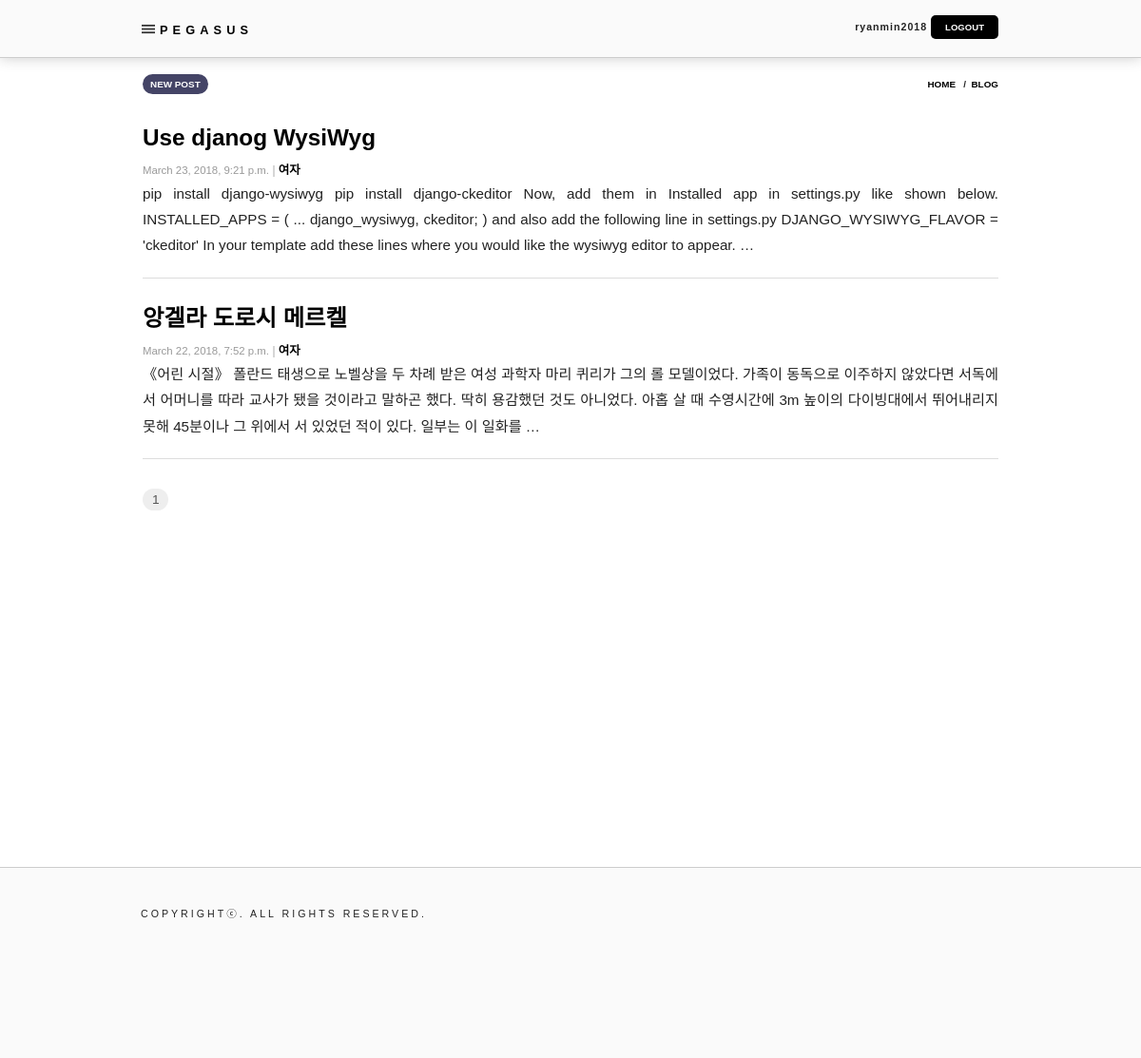
Page /blog/ (signed in) on the committed database.
### blog/models.py (models this page shows, shortened)
class Blog(models.Model):
    objects        = models.Manager()
    author         = models.ForeignKey('auth.User', on_delete=models.CASCADE, verbose_name='등록자')
    category       = models.ForeignKey(Category, on_delete=models.CASCADE, default=1, verbose_name='분류')
    title          = models.CharField(max_length=200, verbose_name='제목')
    text           = models.TextField(verbose_name='내용')
    created_date   = models.DateTimeField(default=timezone.now, verbose_name='생성일')
    published_date = models.DateTimeField(blank=True, null=True, verbose_name='공개일')

class Category(models.Model):
    objects       = models.Manager()
    category_name = models.CharField(max_length=50, verbose_name='분류명')

### blog/views.py (the view)
def blog_list(request):
    intPageSize = 10
    catid = request.GET.get('cat')
    catnm = ""
    list  = Blog.objects.select_related('category')
    if catid:
        catnm = get_object_or_404(Category, pk=catid).category_name
        list  = list.filter(category=catid)
    list = list.order_by('-published_date')
    paginator = Paginator(list, intPageSize)
    page      = request.GET.get('page')
    try:
        posts = paginator.page(page)
    except PageNotAnInteger:
        posts = paginator.page(1)
    except EmptyPage:
        posts = paginator.page(paginator.num_pages)
    return render(request, 'blog/blog_list.html', {
            'posts':posts,
            'totalcnt':paginator.count,
            'pagesize':intPageSize,
            'category':catid,
            'category_name':catnm
        }
    )

### blog/templates/blog/blog_list.html (shortened to what this page needs)
{% extends 'main/layout.html' %}
{% load static %}
{% block custom_actions %}
    <a href='{% url 'blog:blog_new' %}'>NEW POST</a>
{% endblock custom_actions %}
{% block location %}
    &nbsp;&nbsp;/&nbsp;&nbsp;<a href='{% url 'blog:blog_list' %}'>BLOG</a>
{% endblock %}
{% block content %}
    {% for post in posts %}
        <h1 class='title'><a href="{% url 'blog:blog_detail' pk=post.pk %}?page={{posts.number}}{% if category %}&cat={{ category }}{% endif %}">{{ post.title }}</a></h1>
        <div class="subtitle">{{ post.published_date }} <a href='?cat={{ post.category.pk }}'>{{ post.category.category_name }}</a></div>
        <div class='articlecontent'>{{ post.text|striptags|truncatewords:50 }}</div>
        <div class='delimeter'></div>
        <div>&nbsp;</div>
    {% endfor %}
{% endblock %}

### main/templates/main/layout.html (shortened to what this page needs)
{% load staticfiles %}
<!DOCTYPE html>
<html lang="ko">
	<head>
		<link rel="stylesheet" href="{% static 'css/style.css' %}?00007" type="text/css" media="all">
	</head>
	<body>
		<div id="container">
			<div id="header">
				<div id="section_logo">
					<img id="menu" src="{% static 'images/btnBurger.png' %}" onclick="controlPopMenu();return false;" alt="메뉴열기" title="메뉴열기">
					<span id="domain"><a href='/'>PEGASUS</a></span>
				</div>
				<div id="section_logon_status">
				    {% if user.is_active %}
				    {{ user.username }}
				    <a href='{% url 'logout' %}' class='btn'>LOGOUT</a>
				    {% else %}
				    <a href='{% url 'login' %}' class='btn'>LOGIN</a>
				    <a href='{% url 'join' %}' class='btn'>CREATE ACCOUNT</a>
				    {% endif %}
				</div>
			</div>
			<div id="article">
			    <div id="section_body_top">
    				<span id="section_buttons">
    				    {% block custom_actions %}
    				    {% endblock %}
    				</span>
    				<span id="section_location"><a href='/' title='홈으로 이동'>HOME</a>{% block location %}{% endblock %}</span>
				</div>
				<div id="section_body">
                    {% block content %}
                    {% endblock %}
                    <p>&nbsp;</p>
                </div>
            </div>
        </div>
        <div id="footer">
            <div id="copyright">COPYRIGHTⓒ<b></b>. ALL RIGHTS RESERVED.</div>
        </div>
    </body>
</html>

### static/css/style.css (style rules this page uses)
html, body { margin:0;padding:0;height:100%; }
body { min-width:320px;overflow-x:hidden;font-size:0.95em;color:#222;font-family:'GyeonggiBatang',sans-serif;line-height:1.8em; }
header,article,footer,div,ul,li,dl,dt,dd,p,h1,h2,h3,h4,h5,h6,fieldsetlegend,iframe,table,th,td { margin:0;padding:0; }
img, fieldset, button { border:0; }
a { text-decoration:none;color:#000; }
a.btn { text-decoration:none;font-size:0.9em;letter-spacing:-1px;transition:background-color .4s ease-in-out; }
#container { width:100%; }
#header { position:fixed;top:0;left:0;width:100%;height:60px;background-color:#fafafa;border-bottom:1px solid #ccc;z-index:3; font-size:0.7em;font-weight:bold;letter-spacing:1px; transition: top 0.2s ease-in-out;-webkit-box-shadow: 0px 0px 14px 0px rgba(204,204,204,1);-moz-box-shadow: 0px 0px 14px 0px rgba(204,204,204,1);box-shadow: 0px 0px 14px 0px rgba(204,204,204,1); }
#article { padding:10px 30px;min-height:800px;max-width:900px;margin:0 auto; }
#section_body_top { position:relative;width:100%;height:20px;margin-bottom:35px;font-size:0.65em;font-weight:bold; }
#section_buttons a { padding:5px 8px;background-color:#446;color:#fff;border-radius:20px;transition:background-color .4s ease-in-out; }
#section_location { position:absolute;right:0px;text-align:right; }
#footer { display:relative;width:100%;height:200px;border-top:1px solid #ccc;background-color:#fafafa; }
#section_logo { position:absolute;width:100%; }
#section_logo #menu { position:absolute;width:17px;height:13px;top:24px;left:28px; }
#section_logo #domain { position:absolute;left:48px;top:18px;font-size:1.2em;letter-spacing:0.4em; }
#section_logon_status { position:absolute;top:15px;right:30px;display:none; }
#section_logon_status a { letter-spacing:0px; }
#footer div { margin-top:35px;margin-left:28px;position:absolute;z-index:1;letter-spacing:3px;font-size:0.7em; }
h1 { position:relative;margin-bottom:20px;font-size:1.6em;font-weight:bold;line-height:1.2em;overflow:hidden;white-space:nowrap;text-overflow:ellipsis; }
h1.title { overflow:visible;white-space:normal; }
div.subtitle { margin-top:-10px;color:#999;font-size:0.75em;line-height:1.8em;overflow:hidden;white-space:nowrap;text-overflow:ellipsis; }
div.subtitle a { font-weight:bold;padding-right:3px;font-size:1.1em; }
div.subtitle a:before { content:'|';margin-right:3px;color:#ccc; }
#articlecontent, .articlecontent { text-align:justify; }
input[type=submit], a.btn { border-radius:5px;border:0;padding:7px 15px;background:#000;color:#fff;margin-right:6px;cursor:pointer;font-family:'GyeonggiBatang',sans-serif; }

### blog/templates/blog/blog_list.html (style rules this page uses)
.delimeter { height:20px;border-bottom:1px solid #ddd; }

### rows in the picture
Blog: title "Use djanog WysiWyg", published_date "March 23, 2018, 9:21 p.m.", category.category_name "여자", text "pip install django-wysiwyg pip install django-ckeditor Now, add them in Installed app in settings.py like shown below. INSTALLED_APPS = ( ... django_wysiwyg, ckeditor; ) and also add the following line in settings.py DJANGO_WYSIWYG_FLAVOR = 'ckeditor' In your template add these lines where you would like the wysiwyg editor to appear. …"
Blog: title "앙겔라 도로시 메르켈", published_date "March 22, 2018, 7:52 p.m.", category.category_name "여자", text "《어린 시절》 폴란드 태생으로 노벨상을 두 차례 받은 여성 과학자 마리 퀴리가 그의 롤 모델이었다. 가족이 동독으로 이주하지 않았다면 서독에서 어머니를 따라 교사가 됐을 것이라고 말하곤 했다. 딱히 용감했던 것도 아니었다. 아홉 살 때 수영시간에 3m 높이의 다이빙대에서 뛰어내리지 못해 45분이나 그 위에서 서 있었던 적이 있다. 일부는 이 일화를 …"

### other values in the picture
{{ user.username }} "ryanmin2018"
